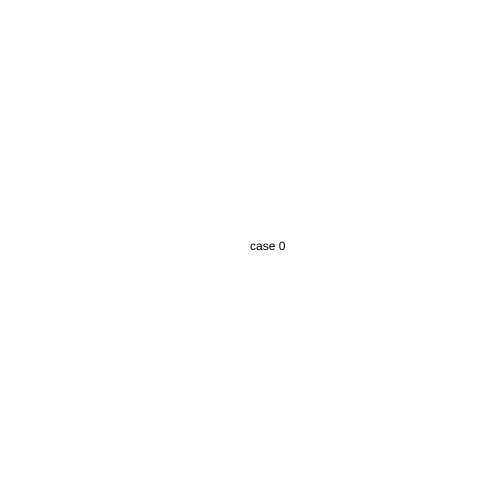
Frame 1 (no input)
Frame 60 (no input): identical to frame 1, image omitted
Frame 120 (the mouse pressed at the canvas centre since frame 60): identical to frame 1, image omitted

The p5.js sketch that drew this single still picture (run headless with seeded random() and noise() and a simulated clock; from frame 60 on, the mouse is pressed at the canvas centre):

// p5.js sketch
// ── sketch.js
let state = 0 ;

function setup() {
  createCanvas(500, 500);
}

function draw() {

  switch (state) {
      case 0:
      background('white');
      text("case 0", 250, 250);
      break;
       case 1:
      background('grey');
      text("case 1", 250, 250);
      break;
  case 2:
      background('pink');
      text("case 2", 250, 250);
      break;
  case 3:
      background ('yellow');
      text("case 3", 250, 250);
      break;
  case 4:
      background ('green');
      text("case 4", 250, 250);
      break;
  case 5:
      background ('purple');
      text("case 5", 250, 250);
      break;

  }

}

function mouseReleased() {
  state++ ;
  if (state > 5) {
    state = 0 ;
  }
}
